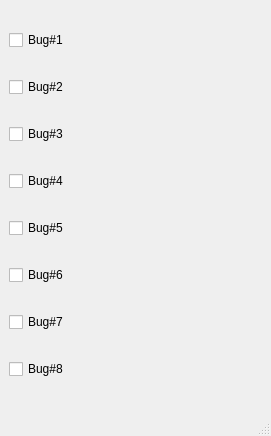
<?xml version="1.0" encoding="UTF-8"?>
<ui version="4.0">
 <class>MainWindow</class>
 <widget class="QMainWindow" name="MainWindow">
  <property name="geometry">
   <rect>
    <x>0</x>
    <y>0</y>
    <width>271</width>
    <height>436</height>
   </rect>
  </property>
  <property name="windowTitle">
   <string>MainWindow</string>
  </property>
  <widget class="QWidget" name="centralwidget">
   <layout class="QVBoxLayout" name="verticalLayout">
    <item>
     <widget class="QCheckBox" name="checkBox_1">
      <property name="text">
       <string>Bug#1</string>
      </property>
     </widget>
    </item>
    <item>
     <widget class="QCheckBox" name="checkBox_2">
      <property name="text">
       <string>Bug#2</string>
      </property>
     </widget>
    </item>
    <item>
     <widget class="QCheckBox" name="checkBox_4">
      <property name="text">
       <string>Bug#3</string>
      </property>
     </widget>
    </item>
    <item>
     <widget class="QCheckBox" name="checkBox_3">
      <property name="text">
       <string>Bug#4</string>
      </property>
     </widget>
    </item>
    <item>
     <widget class="QCheckBox" name="checkBox_6">
      <property name="text">
       <string>Bug#5</string>
      </property>
     </widget>
    </item>
    <item>
     <widget class="QCheckBox" name="checkBox_5">
      <property name="text">
       <string>Bug#6</string>
      </property>
     </widget>
    </item>
    <item>
     <widget class="QCheckBox" name="checkBox_8">
      <property name="text">
       <string>Bug#7</string>
      </property>
     </widget>
    </item>
    <item>
     <widget class="QCheckBox" name="checkBox_7">
      <property name="text">
       <string>Bug#8</string>
      </property>
     </widget>
    </item>
   </layout>
  </widget>
  <widget class="QMenuBar" name="menubar">
   <property name="geometry">
    <rect>
     <x>0</x>
     <y>0</y>
     <width>271</width>
     <height>20</height>
    </rect>
   </property>
  </widget>
  <widget class="QStatusBar" name="statusbar"/>
 </widget>
 <resources/>
 <connections/>
</ui>
